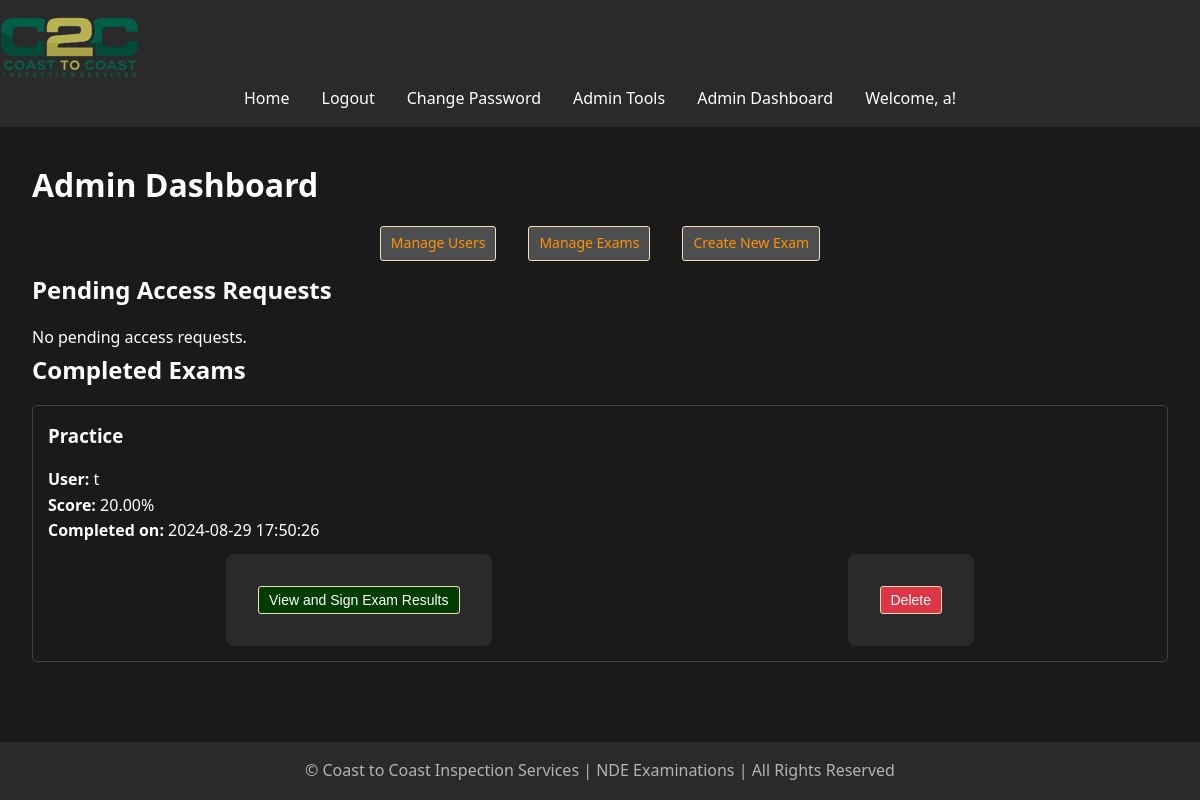
The app's page /admin/dashboard (signed in), older data.
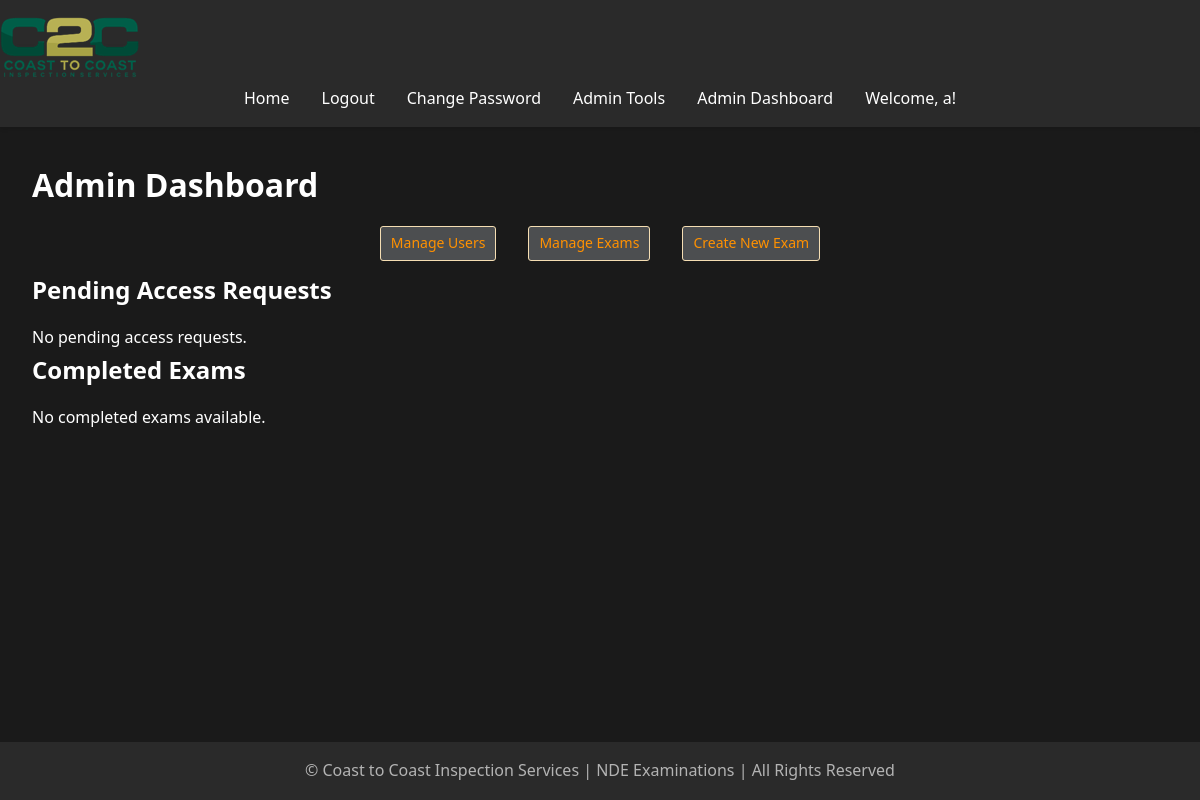
The same page, newer data.
### models.py (models this page shows, shortened)
class ExamResult(db.Model):
    id = Column(Integer, primary_key=True)
    user_id = Column(Integer, ForeignKey('user.id', ondelete='CASCADE'), nullable=False)
    exam_id = Column(Integer, ForeignKey('exam.id', ondelete='CASCADE'), nullable=False)
    score = Column(Float, nullable=False)
    date_submitted = Column(DateTime, default=datetime.utcnow)
    user = relationship('User', back_populates='exam_results')
    exam = relationship('Exam', back_populates='exam_results')
    missed_questions = relationship('MissedQuestion', back_populates='exam_result', cascade='all, delete-orphan')

class Exam(db.Model):
    __tablename__ = 'exam'
    id = db.Column(db.Integer, primary_key=True)
    title = db.Column(db.String(100), nullable=False)
    question_count = db.Column(db.Integer, nullable=False, default=10)
    exam_results = relationship('ExamResult', back_populates='exam', cascade='all, delete-orphan')
    questions = relationship('Question', back_populates='exam', cascade='all, delete-orphan')
    accesses = db.relationship('ExamAccess', back_populates='exam', lazy=True, cascade="all, delete-orphan")
    access_requests = db.relationship('ExamAccessRequest', back_populates='exam', lazy=True, cascade="all, delete-orphan")

class User(UserMixin, db.Model):
    id = db.Column(db.Integer, primary_key=True)
    username = db.Column(db.String(80), unique=True, nullable=False)
    password = db.Column(db.String(120), nullable=False)
    is_admin = db.Column(db.Boolean, default=False)
    exam_results = db.relationship('ExamResult', back_populates='user', lazy=True, cascade="all, delete-orphan")
    accesses = db.relationship('ExamAccess', back_populates='user', lazy=True, cascade="all, delete-orphan")
    access_requests = db.relationship('ExamAccessRequest', back_populates='user', lazy=True, cascade="all, delete-orphan")

### app.py (the view)
@app.route('/admin/dashboard')
@login_required
def admin_dashboard():
    if not current_user.is_admin:
        flash('You do not have permission to access this page.', 'error')
        return redirect(url_for('home'))
    completed_exams = ExamResult.query.all()  # Ensure this query is executed correctly
    pending_requests = ExamAccessRequest.query.filter_by(status='pending').all()
    return render_template('admin_dashboard.html', completed_exams= [] or completed_exams, pending_requests=pending_requests)

### app.py (called while the page is built)
@app.before_request
def reset_session_on_navigation():
    exam_endpoints = ['take_exam', 'submit_exam']
    current_endpoint = request.endpoint
    if current_endpoint is None:
        return

@app.context_processor
def utility_processor():
    def format_pacific_time(utc_dt):
        pacific_time = utc_to_pacific(utc_dt)
        return pacific_time.strftime('%Y-%m-%d %I:%M:%S %p %Z')
    return dict(format_pacific_time=format_pacific_time)

@login_manager.user_loader
def load_user(user_id):
    return User.query.get(int(user_id))

@app.before_request
def manage_exam_session():
    if 'start_new_exam' in request.args:
        session.pop('answers', None)
        session.pop('current_index', None)
        session.pop('start_time', None)
    elif 'exam_submitted' in session and request.endpoint != 'exam_results':
        session.pop('answers', None)
        session.pop('current_index', None)
        session.pop('start_time', None)
        session.pop('exam_submitted', None)

### templates/admin_dashboard.html (shortened to what this page needs)
{% extends "base.html" %}
{% block content %}
    <h1>Admin Dashboard</h1>
    <nav>
        <ul style="list-style-type: none; padding: 0;">
            <li style="margin-bottom: 10px;">
                <a href="{{ url_for('manage_users') }}" class="btn btn-secondary" style="color:rgb(255, 145, 0);">Manage Users</a>
            </li>
            <li style="margin-bottom: 10px;">
                <a href="{{ url_for('manage_exams') }}" class="btn btn-secondary" style="color:rgb(255, 145, 0);">Manage Exams</a>
            </li>
            <li style="margin-bottom: 10px;">
                <a href="{{ url_for('create_exam') }}" class="btn btn-secondary" style="color:rgb(255, 145, 0);">Create New Exam</a>
            </li>
        </ul>
    </nav>
    <h2>Pending Access Requests</h2>
    {% if pending_requests %}
        <ul style="list-style-type: none; padding: 0;">
            {% for request in pending_requests %}
                <li style="margin-bottom: 10px; border-bottom: 1px solid white; max-width: 600px; padding: 10px; min-height: 100px; display: flex; align-items: center;">
                    <div style="flex-grow: 1;">
                        <p><strong>User:</strong> {{ request.user.username }}</p>
                        <p><strong>Exam:</strong> {{ request.exam.title }}</p>
                        <p><strong>Requested on:</strong> {{ request.request_date.strftime('%Y-%m-%d %H:%M:%S') }}</p>
                    </div>
                    <div style="display: flex; flex-direction: column; gap: 5px;">
                        <form action="{{ url_for('approve_access', request_id=request.id) }}" method="POST" style="display:inline;">
                            <button type="submit" class="btn btn-primary btn-sm">Approve</button>
                        </form>
                        <form action="{{ url_for('admin_deny_access', request_id=request.id) }}" method="POST" style="display:inline;">
                            <button type="submit" class="btn btn-danger btn-sm" onclick="return confirm('Are you sure you want to deny this request?');">Deny</button>
                        </form>
                    </div>
                </li>
            {% endfor %}
        </ul>
    {% else %}
        <p>No pending access requests.</p>
    {% endif %}
    <h2>Completed Exams</h2>
    {% if completed_exams %}
        <ul style="list-style-type: none; padding: 0;">
            {% for exam_result in completed_exams %}
                <li style="margin-bottom: 20px; border: 1px solid #444; padding: 15px; border-radius: 5px;">
                    <div>
                        <h3 style="margin-top: 0;">{{ exam_result.exam.title }}</h3>
                        <p><strong>User:</strong> {{ exam_result.user.username }}</p>
                        <p><strong>Score:</strong> {{ "%.2f"|format(exam_result.score) }}%</p>
                        <p><strong>Completed on:</strong> {{ exam_result.date_submitted.strftime('%Y-%m-%d %H:%M:%S') }}</p>
                    </div>
                    <div style="display: flex; justify-content: space-between; margin-top: 10px;">
                        <form action="{{ url_for('export_exam_result', exam_result_id=exam_result.id) }}" method="GET" target="_blank" style="display:inline;">
                            <button type="submit" class="btn btn-secondary btn-sm" style="background-color:rgb(1, 61, 1);">View and Sign Exam Results</button>
                        </form>
                        <form action="{{ url_for('delete_completed_exam', exam_result_id=exam_result.id) }}" method="POST" style="display:inline;">
                            <button type="submit" class="btn btn-danger btn-sm" onclick="return confirm('Are you sure you want to delete this exam result?');">Delete</button>
                        </form>
                    </div>
                </li>
            {% endfor %}
        </ul>
    {% else %}
        <p>No completed exams available.</p>
    {% endif %}
{% endblock %}

Row changes from the older to the newer data that the page shows:
removed ExamResult: exam "Practice", user.username "t", score "20.00", date_submitted "2024-08-29 17:50:26"
Text that changed along with them:
text now shown: "No completed exams available."
